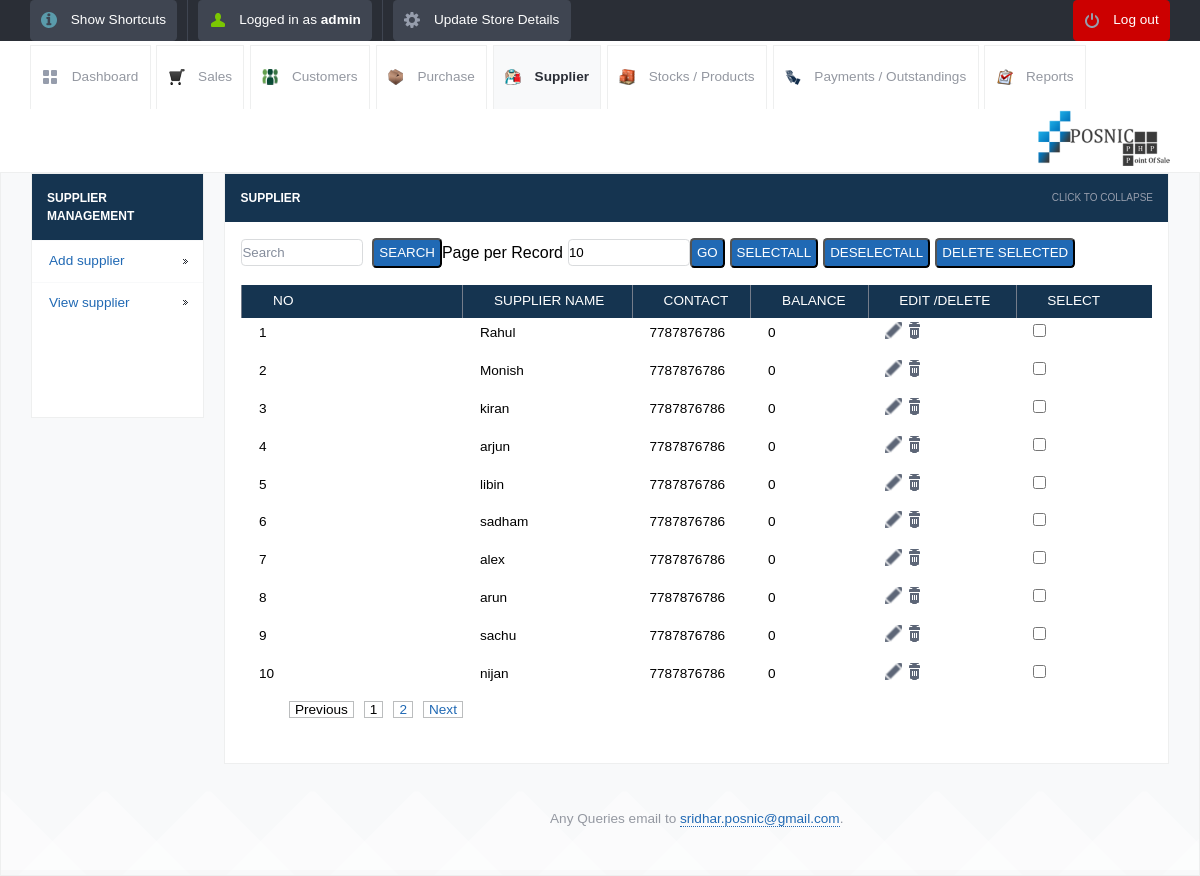
The page /view_supplier.php (signed in) on the database its author committed.
### tables this page shows
CREATE TABLE IF NOT EXISTS `supplier_details` (
  `id` int(10) unsigned NOT NULL AUTO_INCREMENT,
  `supplier_name` varchar(200) NOT NULL,
  `supplier_address` varchar(500) NOT NULL,
  `supplier_contact1` varchar(100) NOT NULL,
  `supplier_contact2` varchar(100) NOT NULL,
  `balance` int(11) NOT NULL,
  PRIMARY KEY (`id`)
);

### config.php (called while the page is built)
<?php $config["database"] = "Integral"; $config["host"]= "localhost";$config["username"]= "homestead"; $config["password"]= "secret";?>

### lib/db.class.php (called while the page is built, shortened)
<?php
  class DB
  {
    var $connection;
    function DB($base, $server, $user, $pass)
    {
      $this->connection = mysqli_connect($server, $user, $pass,"Integral",33060);
    }
    function getMicroTime()
    {
      list($msec, $sec) = explode(' ', microtime());
      return floor($sec / 1000) + $msec;
    }
    function getConnection()
    {
      return $this->connection;
    }
  }
?>

### init.php (called while the page is built, shortened)
<?php
	include("lib/db.class.php");
	$db = new DB($config['database'], $config['host'], $config['username'], $config['password']);
?>

### view_supplier.php (the view, shortened to what this page needs)
<?php
include_once("init.php");
?>
<!DOCTYPE html>
<html lang="en">
<head>
	<link rel="stylesheet" href="css/style.css">
	<?php include_once("tpl/common_js.php"); ?>
<link rel="stylesheet"  href="dist/js/jquery.alerts.css" >
</head>
<body>
	<?php include_once("tpl/top_bar.php"); ?>
	<div id="header-with-tabs">
		<div class="page-full-width cf">
			<ul id="tabs" class="fl">
				<li><a href="dashboard.php" class="dashboard-tab">Dashboard</a></li>
				<li><a href="view_sales.php" class=" sales-tab">Sales</a></li>
				<li><a href="view_customers.php" class="customers-tab">Customers</a></li>
				<li><a href="view_purchase.php" class="purchase-tab">Purchase</a></li>
				<li><a href="view_supplier.php" class="active-tab   supplier-tab">Supplier</a></li>
				<li><a href="view_product.php" class="stock-tab">Stocks / Products</a></li>
				<li><a href="view_payments.php" class="payment-tab">Payments / Outstandings</a></li>
				<li><a href="view_report.php" class="report-tab">Reports</a></li>
			</ul>
			<a href="#" id="company-branding-small" class="fr"><img src="<?php if(isset($_SESSION['logo'])) { echo "upload/".$_SESSION['logo'];}else{ echo "upload/posnic.png"; } ?>" alt="Point of Sale" /></a>
		</div>
	</div>
	<div id="content">
		<div class="page-full-width cf">
			<div class="side-menu fl">
				<h3>supplier Management</h3>
				<ul>
					<li><a href="add_supplier.php">Add supplier</a></li>
					<li><a href="view_supplier.php">View supplier</a></li>
				</ul>
				       <div style="background: #ffffff">
<ins class="adsbygoogle"
     style="display:inline-block;width:120px;height:90px"
     data-ad-client="ca-pub-5212135413309920"
     data-ad-slot="3677012951"></ins>
                                </div>
			</div>
			<div class="side-content fr">
				<div class="content-module">
					<div class="content-module-heading cf">
						<h3 class="fl">supplier</h3>
						<span class="fr expand-collapse-text">Click to collapse</span>
					</div>
						<div class="content-module-main cf">
					<table>
<form action="" method="post" name="search" >
    <input name="searchtxt" type="text" class="round my_text_box" placeholder="Search" >
&nbsp;&nbsp;<input name="Search" type="submit" class="my_button round blue   text-upper" value="Search">
</form>
 <form action="" method="get" name="limit_go">
    Page per Record<input name="limit" type="text" class="round my_text_box" id="search_limit" style="margin-left:5px;" value="<?php if(isset($_GET['limit'])) echo $_GET['limit']; else echo "10"; ?>" size="3" maxlength="3">
    <input name="go"  type="button" value="Go" class=" round blue my_button  text-upper" onclick="return confirmLimitSubmit()">
</form>
<form name="deletefiles" action="delete.php" method="post">
<input type="button" name="selectall" value="SelectAll" class="my_button round blue   text-upper" onClick="checkAll()"  style="margin-left:5px;"/>
<input type="button" name="unselectall" value="DeSelectAll" class="my_button round blue   text-upper" onClick="uncheckAll()" style="margin-left:5px;" />
<input name="dsubmit" type="button" value="Delete Selected" class="my_button round blue   text-upper" style="margin-left:5px;" onclick="return confirmDeleteSubmit()"/>
					<table>
		<?php
	$tbl_name="supplier_details";
	$adjacents = 3;
	$query = "SELECT COUNT(*) as num FROM $tbl_name";
	$total_pages = mysqli_fetch_array(mysqli_query($db->getConnection(),$query));
	$total_pages = $total_pages[num];
	$limit = 10;
	$page = $_GET['page'];
	if($page)
		$start = ($page - 1) * $limit;
	else
		$start = 0;
	$sql = "SELECT * FROM supplier_details LIMIT $start, $limit ";
	$result = mysqli_query($db->getConnection(),$sql);
	if ($page == 0) $page = 1;
	$prev = $page - 1;
	$next = $page + 1;
	$lastpage = ceil($total_pages/$limit);
	$pagination = "";
	if($lastpage > 1)
	{
		$pagination .= "<div >";
		if ($page > 1)
			$pagination.= "<a href=\"view_supplier.php?page=$prev&limit=$limit\" class=my_pagination >Previous</a>";
		else
			$pagination.= "<span class=my_pagination>Previous</span>";
		if ($lastpage < 7 + ($adjacents * 2))
		{
			for ($counter = 1; $counter <= $lastpage; $counter++)
			{
				if ($counter == $page)
					$pagination.= "<span class=my_pagination>$counter</span>";
				else
					$pagination.= "<a href=\"view_supplier.php?page=$counter&limit=$limit\" class=my_pagination>$counter</a>";
			}
		}
		if ($page < $counter - 1)
			$pagination.= "<a href=\"view_supplier.php?page=$next&limit=$limit\" class=my_pagination>Next</a>";
		else
			$pagination.= "<span class= my_pagination >Next</span>";
		$pagination.= "</div>\n";
	}
?>
							<tr>
								<th>No</th>
								<th >Supplier Name</th>
								<th>Contact</th>
								<th>Balance</th>
								<th>Edit /Delete</th>
                                                                <th>Select</th>
							</tr>
<?php $i=1; $no=$page-1; $no=$no*$limit;
while($row = mysqli_fetch_array($result))
{
 ?>
	<tr>
   <td> <?php echo $no+$i; ?></td>
   <td><?php echo $row['supplier_name']; ?></td>
   <td> <?php echo $row['supplier_contact1']; ?></td>
   <td> <?php echo $row['balance'];?></td>
    <td>	<a href="update_supplier.php?sid=<?php echo $row['id'];?>&table=supplier_details&return=view_supplier.php"	class="table-actions-button ic-table-edit">
	</a>
<a  href="javascript:confirmSubmit(<?php echo $row['id'];?>,'supplier_details','view_supplier.php')" class="table-actions-button ic-table-delete"></a>
    </td>
	<td><input type="checkbox" value="<?php echo $row['id']; ?>" name="checklist[]" id="check_box" /></td>
</tr>
<?php $i++; } ?>
 <tr>
       <td align="center"><div style="margin-left:20px;"><?php echo $pagination; ?></div></td>
      </tr>
</table>
</form>
		</div>
	</div>
		<div id="footer">
		<p>Any Queries email to <a href="mailto:sridhar.posnic@gmail.com?subject=Stock%20Management%20System">sridhar.posnic@gmail.com</a>.</p>
	</div>
</body>
</html>

### rows shown on the page
supplier_details: i "1", supplier_name "Rahul", supplier_contact1 "7787876786", balance "0"
supplier_details: i "2", supplier_name "Monish", supplier_contact1 "7787876786", balance "0"
supplier_details: i "3", supplier_name "kiran", supplier_contact1 "7787876786", balance "0"
supplier_details: i "4", supplier_name "arjun", supplier_contact1 "7787876786", balance "0"
supplier_details: i "5", supplier_name "libin", supplier_contact1 "7787876786", balance "0"
supplier_details: i "6", supplier_name "sadham", supplier_contact1 "7787876786", balance "0"
supplier_details: i "7", supplier_name "alex", supplier_contact1 "7787876786", balance "0"
supplier_details: i "8", supplier_name "arun", supplier_contact1 "7787876786", balance "0"
supplier_details: i "9", supplier_name "sachu", supplier_contact1 "7787876786", balance "0"
supplier_details: i "10", supplier_name "nijan", supplier_contact1 "7787876786", balance "0"

### other values the page prints
$POSNIC['username'] "admin"
